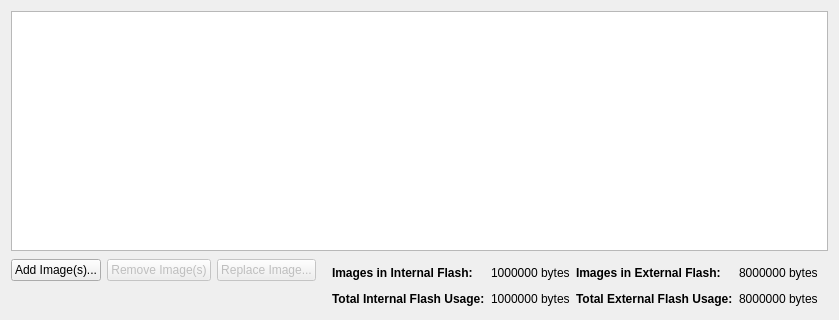
<?xml version="1.0" encoding="UTF-8"?>
<ui version="4.0">
 <class>ImageManager</class>
 <widget class="QWidget" name="ImageManager">
  <property name="geometry">
   <rect>
    <x>0</x>
    <y>0</y>
    <width>839</width>
    <height>320</height>
   </rect>
  </property>
  <property name="windowTitle">
   <string>Form</string>
  </property>
  <layout class="QVBoxLayout" name="verticalLayout">
   <item>
    <widget class="QTableView" name="imageTable">
     <property name="selectionMode">
      <enum>QAbstractItemView::SingleSelection</enum>
     </property>
     <property name="selectionBehavior">
      <enum>QAbstractItemView::SelectRows</enum>
     </property>
     <attribute name="horizontalHeaderStretchLastSection">
      <bool>false</bool>
     </attribute>
    </widget>
   </item>
   <item>
    <layout class="QGridLayout" name="gridLayout">
     <item row="3" column="3">
      <spacer name="horizontalSpacer_3">
       <property name="orientation">
        <enum>Qt::Horizontal</enum>
       </property>
       <property name="sizeHint" stdset="0">
        <size>
         <width>40</width>
         <height>20</height>
        </size>
       </property>
      </spacer>
     </item>
     <item row="0" column="1" rowspan="2">
      <widget class="QPushButton" name="removeImageButton">
       <property name="enabled">
        <bool>false</bool>
       </property>
       <property name="text">
        <string>Remove Image(s)</string>
       </property>
      </widget>
     </item>
     <item row="0" column="0" rowspan="2">
      <widget class="QPushButton" name="addImageButton">
       <property name="text">
        <string>Add Image(s)...</string>
       </property>
      </widget>
     </item>
     <item row="0" column="2" rowspan="2">
      <widget class="QPushButton" name="replaceImageButton">
       <property name="enabled">
        <bool>false</bool>
       </property>
       <property name="text">
        <string>Replace Image...</string>
       </property>
      </widget>
     </item>
     <item row="1" column="4">
      <widget class="QLabel" name="label">
       <property name="font">
        <font>
         <weight>75</weight>
         <bold>true</bold>
        </font>
       </property>
       <property name="text">
        <string>Images in Internal Flash: </string>
       </property>
      </widget>
     </item>
     <item row="1" column="3">
      <spacer name="horizontalSpacer">
       <property name="orientation">
        <enum>Qt::Horizontal</enum>
       </property>
       <property name="sizeHint" stdset="0">
        <size>
         <width>40</width>
         <height>20</height>
        </size>
       </property>
      </spacer>
     </item>
     <item row="1" column="8">
      <spacer name="horizontalSpacer_2">
       <property name="orientation">
        <enum>Qt::Horizontal</enum>
       </property>
       <property name="sizeHint" stdset="0">
        <size>
         <width>40</width>
         <height>20</height>
        </size>
       </property>
      </spacer>
     </item>
     <item row="3" column="4">
      <widget class="QLabel" name="label_4">
       <property name="font">
        <font>
         <weight>75</weight>
         <bold>true</bold>
        </font>
       </property>
       <property name="text">
        <string>Total Internal Flash Usage:</string>
       </property>
      </widget>
     </item>
     <item row="3" column="6">
      <widget class="QLabel" name="label_5">
       <property name="font">
        <font>
         <weight>75</weight>
         <bold>true</bold>
        </font>
       </property>
       <property name="text">
        <string>Total External Flash Usage:</string>
       </property>
      </widget>
     </item>
     <item row="1" column="5">
      <widget class="QLabel" name="imagesInInternalFlashLabel">
       <property name="text">
        <string>1000000 bytes</string>
       </property>
      </widget>
     </item>
     <item row="3" column="5">
      <widget class="QLabel" name="internalFlashUsageLabel">
       <property name="font">
        <font>
         <weight>50</weight>
         <bold>false</bold>
        </font>
       </property>
       <property name="text">
        <string>1000000 bytes</string>
       </property>
      </widget>
     </item>
     <item row="1" column="7">
      <widget class="QLabel" name="imagesInExternalFlashLabel">
       <property name="text">
        <string>8000000 bytes</string>
       </property>
      </widget>
     </item>
     <item row="3" column="7">
      <widget class="QLabel" name="externalFlashUsageLabel">
       <property name="text">
        <string>8000000 bytes</string>
       </property>
      </widget>
     </item>
     <item row="1" column="6">
      <widget class="QLabel" name="label_2">
       <property name="font">
        <font>
         <weight>75</weight>
         <bold>true</bold>
        </font>
       </property>
       <property name="text">
        <string>Images in External Flash:</string>
       </property>
      </widget>
     </item>
    </layout>
   </item>
  </layout>
 </widget>
 <resources/>
 <connections/>
</ui>
